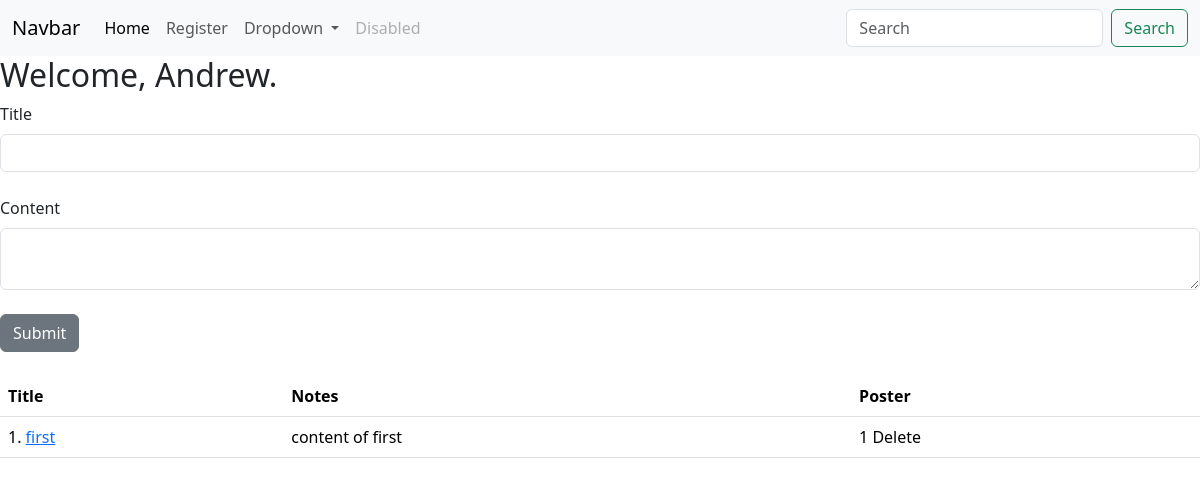
The page / (signed in) on the database its author committed.
### app/models/models.py (models this page shows, shortened)
class Users(db.Model, UserMixin):
    id = db.Column(db.Integer, primary_key=True)
    key = db.Column(db.String(20), nullable=False)
    username = db.Column(db.String(20), nullable=False, unique=True)
    name = db.Column(db.String(40), nullable=False)
    date_added = db.Column(db.DateTime, default=datetime.utcnow)
    password_hash = db.Column(db.String(128))
    @property
    def password(self):
        raise AttributeError('password is not a readable attribute!')

class GroupTasks(db.Model): # TODO reference other users, and each user can see their tasks
    id = db.Column(db.Integer, primary_key=True)
    poster_id = db.Column(db.Integer, db.ForeignKey('users.id'))
    title = db.Column(db.String(55))
    content = db.Column(db.Text)
    due_date = db.Column(db.DateTime, default=datetime.utcnow)
    date_posted = db.Column(db.DateTime, default=datetime.utcnow)
    status = db.Column(db.Integer, default = 0)
    tally = db.Column(db.Integer, default = 0)

### app/dash/routes.py (the view)
@dash_bp.route("/", methods=['GET', 'POST'])
def index():
    task_form = GroupTaskForm()
    if task_form.validate_on_submit():
        return paul.post_new_task_and_redirect(task_form)
    tasks = paul.get_homepage_tasks()
    return render_template("index.html", tasks=tasks, task_form=task_form)

### app/forms.py
class GroupTaskForm(FlaskForm):
    title = StringField("Title", validators=[DataRequired()])
    content = CKEditorField('Content', validators=[DataRequired()])
    submit = SubmitField("Submit")

### app/DataInterface/group.py (called while the page is built)
    def get_homepage_tasks(self):
        tasks = GroupTasks.query.order_by(GroupTasks.date_posted)
        get_tasks = []
        for i in tasks:
            get_tasks.append(i)
        return get_tasks[::-1]

### app/__init__.py (called while the page is built)
def create_app():
    app = Flask(__name__)
    app.config.from_object(Config)
    app.config['SECRET_KEY'] = "abcd"
    app.config['SESSION_TYPE'] = 'memcached'
    login_manager = LoginManager()
    login_manager.init_app(app)
    login_manager.login_view = 'login'
    @login_manager.user_loader
    def load_user(user_id):
        return Users.query.get(int(user_id))
    @login_manager.user_loader
    def get_user(ident):
        return Users.query.get(int(ident))
    from .auth.routes import auth_bp
    app.register_blueprint(auth_bp)
    from .dash.routes import dash_bp
    app.register_blueprint(dash_bp)
    db.init_app(app)
    with app.app_context():
        db.create_all()
    app.register_error_handler(403, forbidden)
    return app

### app/templates/index.html (shortened to what this page needs)
{%extends 'base.html'%}
{% block content %}
{% if current_user.is_authenticated %}
<h2>Welcome, {{current_user.name}}.</h2>
<form method="POST">
    {{ task_form.title.label(class="form-label") }}
    {{ task_form.title(class="form-control") }}
    <br/>
    {{ task_form.content.label(class="form-label") }}
    {{ task_form.content(class="form-control") }}
    <br/>
    {{ task_form.submit(class="btn btn-secondary") }}
</form>
<br>
<table class="table">
    <thead>
      <tr>
        <th scope="col">Title</th>
        <th scope="col">Notes</th>
        <th scope="col"></th>
        <th scope="col">Poster</th>
      </tr>
    </thead>
    {%for u in tasks%}
    <tbody>
      <tr>
        <td scope="row">{{u.id}}. <a href="{{url_for('dash_bp.group_task', id = u.id)}}"> {{u.title}} </a> </td>
        <td colspan="2" style="max-width: 500px;">{{u.content}}</td>
        <td>{{u.poster_id}} {%if u.poster_id == current_user.id%} Delete {%endif%}</td>
      </tr>
    </tbody>
    {%endfor%}
</table>
{%else%}
please <a href="{{ url_for('auth_bp.login') }}"> Login </a> <br>
or <a href="{{ url_for('auth_bp.new_user') }}">Register</a>
{%endif%}
{% endblock %}

### rows shown on the page
Users: name "Andrew"
GroupTasks: id "1", title "first", content "content of first", poster_id "1", shows "Delete"

### other values the page prints
{{ task_form.title.label(class="form-label") }} "Title"
{{ task_form.content.label(class="form-label") }} "Content"
